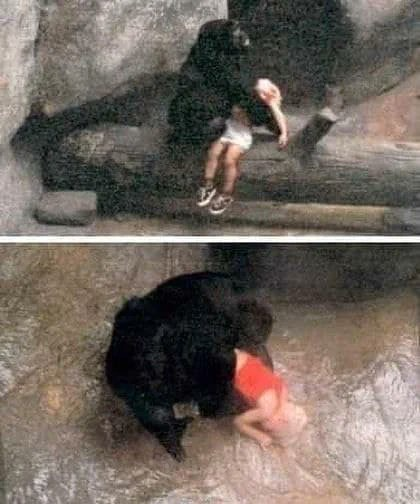
#> input picture assets/Original/gorilla.jpeg, 420 x 504 px
$ python detection4.py
#> lines starting #> are read from the running program, lines starting #| are printed output that depends on the picture; long printed decimals are rounded
import cv2
import numpy as np
import matplotlib.pyplot as plt

def block_variance(image, block_size=8):
    h, w = image.shape
    variances = []
    for y in range(0, h, block_size):
        for x in range(0, w, block_size):
            block = image[y:y+block_size, x:x+block_size]
            variances.append(np.var(block))
    return np.mean(variances), np.var(variances)

def detect_pixelation(image_path, block_size=8, variance_threshold=0.01):
    image = cv2.imread(image_path, cv2.IMREAD_GRAYSCALE)
    mean_var, block_var = block_variance(image, block_size)
    print(f"Mean Variance: {mean_var}, Block Variance: {block_var}")
    return block_var < variance_threshold

def frequency_analysis(image_path):
    image = cv2.imread(image_path, cv2.IMREAD_GRAYSCALE)
    dft = cv2.dft(np.float32(image), flags=cv2.DFT_COMPLEX_OUTPUT)
    dft_shift = np.fft.fftshift(dft)
    magnitude_spectrum = 20 * np.log(cv2.magnitude(dft_shift[:, :, 0], dft_shift[:, :, 1]))

    # Analyze the magnitude spectrum to detect pixelation patterns
    mean_freq = np.mean(magnitude_spectrum)
    variance_freq = np.var(magnitude_spectrum)
    print(f"Mean Frequency Magnitude: {mean_freq}, Variance Frequency Magnitude: {variance_freq}")

    return variance_freq

def detect_pixelation_combined(image_path, block_size=8, block_variance_threshold=0.01, frequency_variance_threshold=100):
    # Block-based analysis
#> called with image_path = 'assets/Original/gorilla.jpeg', block_size = 8, block_variance_threshold = 0.01, frequency_variance_threshold = 100
    image = cv2.imread(image_path, cv2.IMREAD_GRAYSCALE)
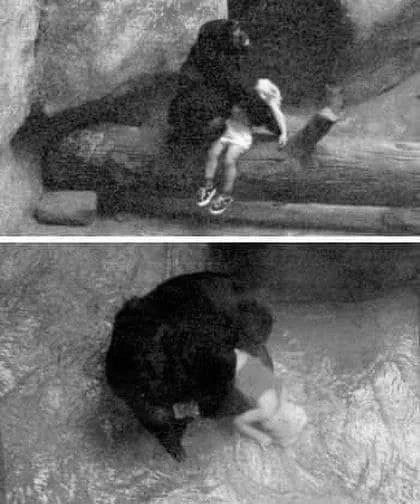
#> image: shape (504, 420); min 0, max 255, mean 103.6
    mean_var, block_var = block_variance(image, block_size)
#> after the loop in block_variance, `for y in range(0, h, block_size):`: variances = 3339 values, max 10142.5 at index 1618, min 0 at index 2034, mean 338.1
#> mean_var = 338.1; block_var = 922985.3
    print(f"Mean Variance: {mean_var}, Block Variance: {block_var}")
#| Mean Variance: 338.095, Block Variance: 922985.286

    # Frequency domain analysis
    frequency_variance = frequency_analysis(image_path)
#> in frequency_analysis, `magnitude_spectrum = 20 * np.log(cv2.magnitude(dft_shift[:, :, 0], dft..`:
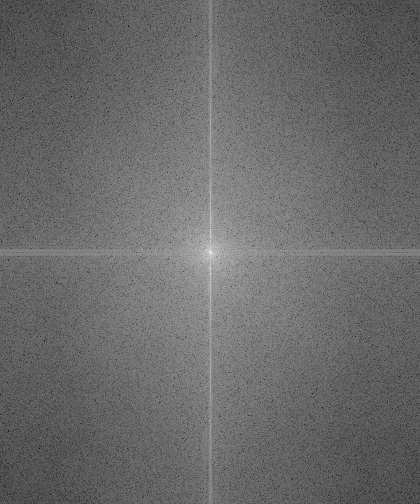
#> magnitude_spectrum: shape (504, 420) float32; min 11.58, max 338.1, mean 148; drawn with min black and max white
#> in frequency_analysis, `mean_freq = np.mean(magnitude_spectrum)`: mean_freq = 148
#> in frequency_analysis, `variance_freq = np.var(magnitude_spectrum)`: variance_freq = 622.6
#| Mean Frequency Magnitude: 147.970, Variance Frequency Magnitude: 622.616
#> frequency_variance = 622.6
    print("Frequency Domain Variance:", frequency_variance)
#| Frequency Domain Variance: 622.616

    is_pixelated = block_var < block_variance_threshold and frequency_variance < frequency_variance_threshold
#> is_pixelated = False
    return is_pixelated

# Example usage
image_path = 'assets/Original/gorilla.jpeg'  # Change to your image path
is_pixelated = detect_pixelation_combined(image_path)
#> is_pixelated = False
print("Is the image pixelated?", is_pixelated)
#| Is the image pixelated? False

$ run again, with assets/Original/andres.png saved as assets/Original/gorilla.jpeg
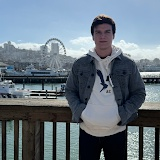
#> input picture assets/Original/andres.png, 160 x 160 px
#> in detect_pixelation_combined, `image = cv2.imread(image_path, cv2.IMREAD_GRAYSCALE)`:
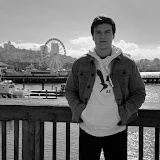
#> image: shape (160, 160); min 0, max 255, mean 114.2
#> after the loop in block_variance, `for y in range(0, h, block_size):`: variances = 400 values, max 7514.9 at index 392, min 0 at index 37, mean 1294.2
#> mean_var = 1294.2; block_var = 3042563.9
#| Mean Variance: 1294.217, Block Variance: 3042563.916
#> in frequency_analysis, `magnitude_spectrum = 20 * np.log(cv2.magnitude(dft_shift[:, :, 0], dft..`:
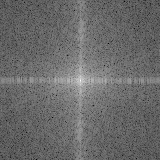
#> magnitude_spectrum: shape (160, 160) float32; min 48.06, max 297.8, mean 152.4; drawn with min black and max white
#> mean_freq = 152.4
#> variance_freq = 385.5
#| Mean Frequency Magnitude: 152.393, Variance Frequency Magnitude: 385.500
#| Frequency Domain Variance: 385.500
#> in detect_pixelation_combined, `is_pixelated = block_var < block_variance_threshold and frequency_vari..`: is_pixelated = False
#| Is the image pixelated? False

$ run again, with assets/Original/baboon.jpg copied over assets/Original/gorilla.jpeg
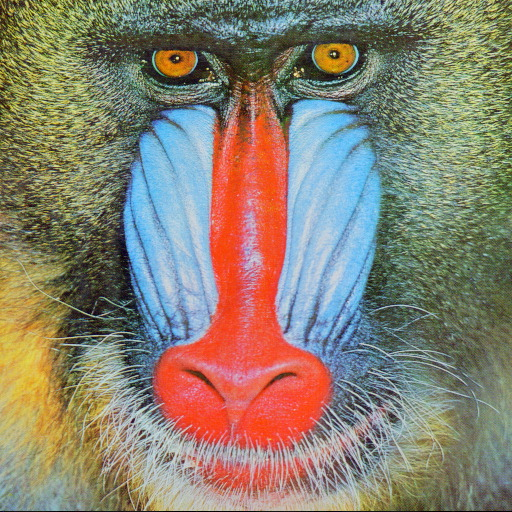
#> input picture assets/Original/baboon.jpg, 512 x 512 px
#> in detect_pixelation_combined, `image = cv2.imread(image_path, cv2.IMREAD_GRAYSCALE)`:
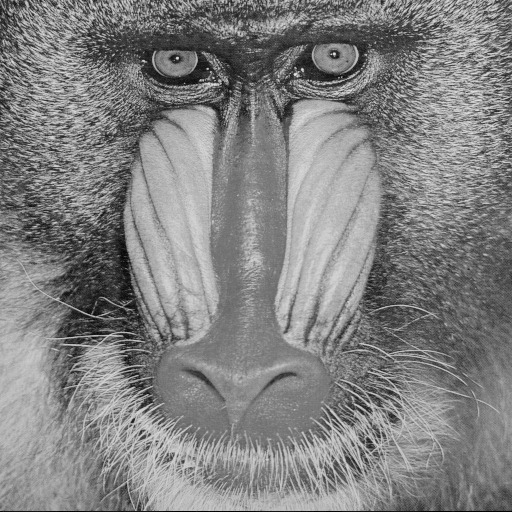
#> image: shape (512, 512); min 0, max 234, mean 129.7
#> after the loop in block_variance, `for y in range(0, h, block_size):`: variances = 4096 values, max 3841 at index 4054, min 6.63 at index 2012, mean 713.1
#> mean_var = 713.1; block_var = 419483.1
#| Mean Variance: 713.093, Block Variance: 419483.066
#> in frequency_analysis, `magnitude_spectrum = 20 * np.log(cv2.magnitude(dft_shift[:, :, 0], dft..`:
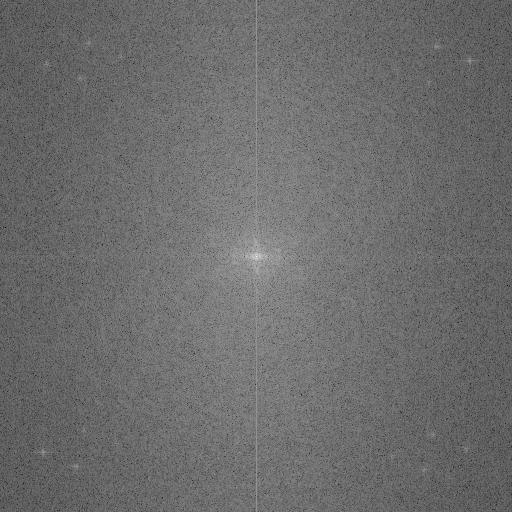
#> magnitude_spectrum: shape (512, 512) float32; min 52.12, max 346.8, mean 177.8; drawn with min black and max white
#> mean_freq = 177.8
#> variance_freq = 313.5
#| Mean Frequency Magnitude: 177.778, Variance Frequency Magnitude: 313.519
#| Frequency Domain Variance: 313.519
#> in detect_pixelation_combined, `is_pixelated = block_var < block_variance_threshold and frequency_vari..`: is_pixelated = False
#| Is the image pixelated? False
